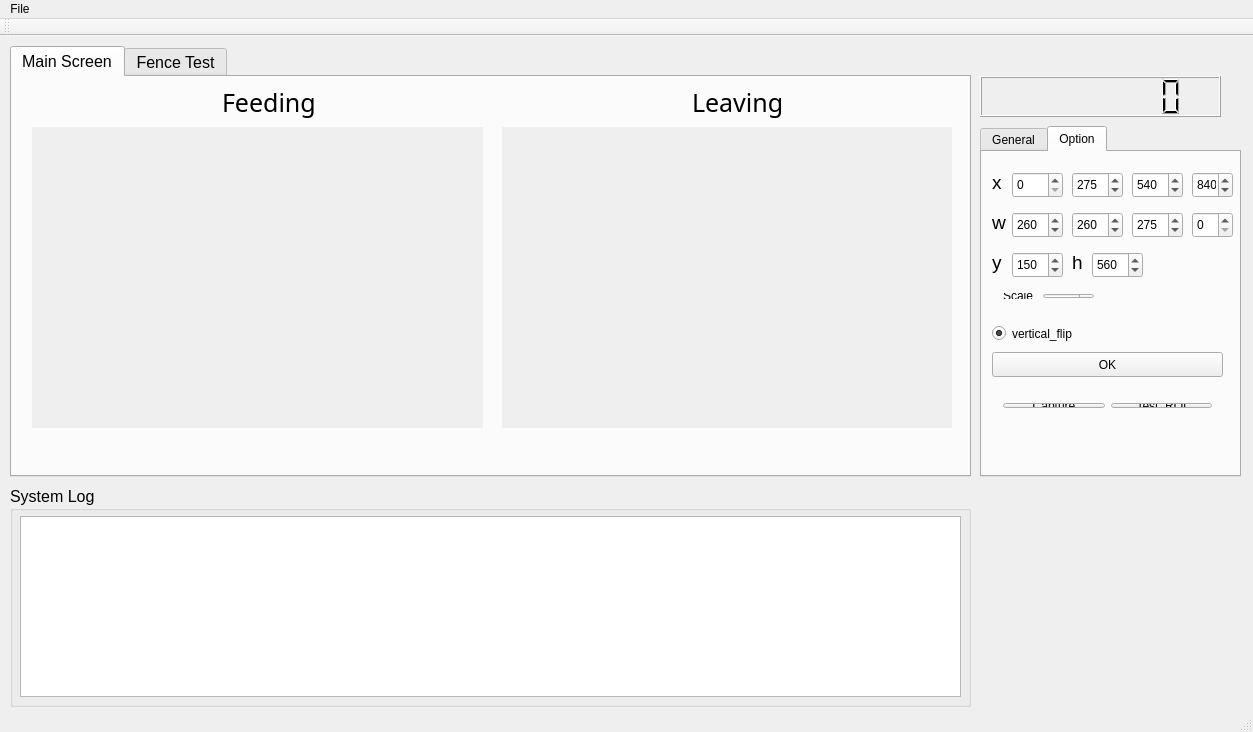
<?xml version="1.0" encoding="UTF-8"?>
<ui version="4.0">
 <class>Cow_Feeding_Monitoring</class>
 <widget class="QMainWindow" name="Cow_Feeding_Monitoring">
  <property name="geometry">
   <rect>
    <x>0</x>
    <y>0</y>
    <width>1253</width>
    <height>732</height>
   </rect>
  </property>
  <property name="windowTitle">
   <string>Cow_Feeding_Monitoring</string>
  </property>
  <widget class="QWidget" name="centralWidget">
   <widget class="QTabWidget" name="tabWidget">
    <property name="geometry">
     <rect>
      <x>10</x>
      <y>10</y>
      <width>961</width>
      <height>431</height>
     </rect>
    </property>
    <property name="font">
     <font>
      <family>Arial</family>
      <pointsize>12</pointsize>
     </font>
    </property>
    <property name="currentIndex">
     <number>0</number>
    </property>
    <widget class="QWidget" name="tab">
     <attribute name="title">
      <string>Main Screen</string>
     </attribute>
     <widget class="QLabel" name="Eating_Img_label">
      <property name="geometry">
       <rect>
        <x>20</x>
        <y>50</y>
        <width>451</width>
        <height>301</height>
       </rect>
      </property>
      <property name="autoFillBackground">
       <bool>true</bool>
      </property>
      <property name="text">
       <string/>
      </property>
     </widget>
     <widget class="QLabel" name="Leaving_Img_label">
      <property name="geometry">
       <rect>
        <x>490</x>
        <y>50</y>
        <width>450</width>
        <height>301</height>
       </rect>
      </property>
      <property name="autoFillBackground">
       <bool>true</bool>
      </property>
      <property name="text">
       <string/>
      </property>
     </widget>
     <widget class="QLabel" name="label_7">
      <property name="geometry">
       <rect>
        <x>210</x>
        <y>0</y>
        <width>131</width>
        <height>51</height>
       </rect>
      </property>
      <property name="font">
       <font>
        <family>Yu Gothic UI Semibold</family>
        <pointsize>19</pointsize>
        <italic>false</italic>
       </font>
      </property>
      <property name="text">
       <string>Feeding</string>
      </property>
     </widget>
     <widget class="QLabel" name="label_8">
      <property name="geometry">
       <rect>
        <x>680</x>
        <y>0</y>
        <width>131</width>
        <height>51</height>
       </rect>
      </property>
      <property name="font">
       <font>
        <family>Yu Gothic UI Semibold</family>
        <pointsize>19</pointsize>
        <italic>false</italic>
       </font>
      </property>
      <property name="text">
       <string>Leaving</string>
      </property>
     </widget>
    </widget>
    <widget class="QWidget" name="tab_2">
     <attribute name="title">
      <string>Fence Test</string>
     </attribute>
     <widget class="QLabel" name="Capture_Img_label">
      <property name="geometry">
       <rect>
        <x>20</x>
        <y>30</y>
        <width>450</width>
        <height>300</height>
       </rect>
      </property>
      <property name="autoFillBackground">
       <bool>true</bool>
      </property>
      <property name="text">
       <string/>
      </property>
     </widget>
     <widget class="QLabel" name="Detect_Img_label">
      <property name="geometry">
       <rect>
        <x>490</x>
        <y>30</y>
        <width>450</width>
        <height>300</height>
       </rect>
      </property>
      <property name="autoFillBackground">
       <bool>true</bool>
      </property>
      <property name="text">
       <string/>
      </property>
     </widget>
    </widget>
   </widget>
   <widget class="QLCDNumber" name="lcdNumber">
    <property name="geometry">
     <rect>
      <x>980</x>
      <y>40</y>
      <width>241</width>
      <height>41</height>
     </rect>
    </property>
    <property name="digitCount">
     <number>8</number>
    </property>
   </widget>
   <widget class="QGroupBox" name="groupBox_2">
    <property name="geometry">
     <rect>
      <x>10</x>
      <y>450</y>
      <width>961</width>
      <height>221</height>
     </rect>
    </property>
    <property name="font">
     <font>
      <family>Arial</family>
      <pointsize>12</pointsize>
     </font>
    </property>
    <property name="title">
     <string>System Log</string>
    </property>
    <widget class="QTextBrowser" name="textBrowser">
     <property name="geometry">
      <rect>
       <x>10</x>
       <y>30</y>
       <width>941</width>
       <height>181</height>
      </rect>
     </property>
    </widget>
   </widget>
   <widget class="QTabWidget" name="tabWidget_2">
    <property name="geometry">
     <rect>
      <x>980</x>
      <y>90</y>
      <width>261</width>
      <height>351</height>
     </rect>
    </property>
    <property name="currentIndex">
     <number>1</number>
    </property>
    <widget class="QWidget" name="tab_3">
     <attribute name="title">
      <string>General</string>
     </attribute>
     <widget class="QWidget" name="layoutWidget">
      <property name="geometry">
       <rect>
        <x>10</x>
        <y>120</y>
        <width>171</width>
        <height>27</height>
       </rect>
      </property>
      <layout class="QHBoxLayout" name="horizontalLayout_3">
       <item>
        <widget class="QPushButton" name="StartButton">
         <property name="text">
          <string>Start</string>
         </property>
        </widget>
       </item>
       <item>
        <widget class="QPushButton" name="StopButton">
         <property name="text">
          <string>Stop</string>
         </property>
        </widget>
       </item>
      </layout>
     </widget>
     <widget class="QWidget" name="layoutWidget_2">
      <property name="geometry">
       <rect>
        <x>10</x>
        <y>20</y>
        <width>221</width>
        <height>28</height>
       </rect>
      </property>
      <layout class="QHBoxLayout" name="horizontalLayout_4">
       <item>
        <widget class="QRadioButton" name="webcam_radioButton">
         <property name="text">
          <string>WebCam</string>
         </property>
        </widget>
       </item>
       <item>
        <widget class="QRadioButton" name="picamera_radioButton">
         <property name="text">
          <string>Pi Camera</string>
         </property>
         <property name="checked">
          <bool>true</bool>
         </property>
        </widget>
       </item>
      </layout>
     </widget>
     <widget class="QDoubleSpinBox" name="Threshold_spinBox">
      <property name="geometry">
       <rect>
        <x>90</x>
        <y>70</y>
        <width>51</width>
        <height>26</height>
       </rect>
      </property>
      <property name="value">
       <double>0.200000000000000</double>
      </property>
     </widget>
     <widget class="QLabel" name="label_6">
      <property name="geometry">
       <rect>
        <x>10</x>
        <y>70</y>
        <width>71</width>
        <height>21</height>
       </rect>
      </property>
      <property name="text">
       <string>Threshold</string>
      </property>
     </widget>
    </widget>
    <widget class="QWidget" name="tab_4">
     <attribute name="title">
      <string>Option</string>
     </attribute>
     <widget class="QRadioButton" name="vertical_flip_radioButton">
      <property name="geometry">
       <rect>
        <x>10</x>
        <y>170</y>
        <width>111</width>
        <height>23</height>
       </rect>
      </property>
      <property name="text">
       <string>vertical_flip</string>
      </property>
      <property name="checked">
       <bool>true</bool>
      </property>
     </widget>
     <widget class="QLabel" name="label">
      <property name="geometry">
       <rect>
        <x>10</x>
        <y>20</y>
        <width>21</width>
        <height>21</height>
       </rect>
      </property>
      <property name="font">
       <font>
        <pointsize>14</pointsize>
       </font>
      </property>
      <property name="text">
       <string>x</string>
      </property>
     </widget>
     <widget class="QSpinBox" name="recx0">
      <property name="geometry">
       <rect>
        <x>30</x>
        <y>20</y>
        <width>51</width>
        <height>26</height>
       </rect>
      </property>
      <property name="maximum">
       <number>1000</number>
      </property>
      <property name="value">
       <number>0</number>
      </property>
     </widget>
     <widget class="QSpinBox" name="recx1">
      <property name="geometry">
       <rect>
        <x>90</x>
        <y>20</y>
        <width>51</width>
        <height>26</height>
       </rect>
      </property>
      <property name="maximum">
       <number>2000</number>
      </property>
      <property name="value">
       <number>275</number>
      </property>
     </widget>
     <widget class="QSpinBox" name="recx2">
      <property name="geometry">
       <rect>
        <x>150</x>
        <y>20</y>
        <width>51</width>
        <height>26</height>
       </rect>
      </property>
      <property name="maximum">
       <number>2000</number>
      </property>
      <property name="value">
       <number>540</number>
      </property>
     </widget>
     <widget class="QSpinBox" name="recx3">
      <property name="geometry">
       <rect>
        <x>210</x>
        <y>20</y>
        <width>41</width>
        <height>26</height>
       </rect>
      </property>
      <property name="maximum">
       <number>2000</number>
      </property>
      <property name="value">
       <number>840</number>
      </property>
     </widget>
     <widget class="QLabel" name="label_4">
      <property name="geometry">
       <rect>
        <x>10</x>
        <y>60</y>
        <width>41</width>
        <height>21</height>
       </rect>
      </property>
      <property name="font">
       <font>
        <pointsize>14</pointsize>
       </font>
      </property>
      <property name="text">
       <string>w</string>
      </property>
     </widget>
     <widget class="QSpinBox" name="recwidth0">
      <property name="geometry">
       <rect>
        <x>30</x>
        <y>60</y>
        <width>51</width>
        <height>26</height>
       </rect>
      </property>
      <property name="maximum">
       <number>2000</number>
      </property>
      <property name="value">
       <number>260</number>
      </property>
     </widget>
     <widget class="QSpinBox" name="recwidth1">
      <property name="geometry">
       <rect>
        <x>90</x>
        <y>60</y>
        <width>51</width>
        <height>26</height>
       </rect>
      </property>
      <property name="maximum">
       <number>2000</number>
      </property>
      <property name="value">
       <number>260</number>
      </property>
     </widget>
     <widget class="QSpinBox" name="recwidth2">
      <property name="geometry">
       <rect>
        <x>150</x>
        <y>60</y>
        <width>51</width>
        <height>26</height>
       </rect>
      </property>
      <property name="maximum">
       <number>2000</number>
      </property>
      <property name="value">
       <number>275</number>
      </property>
     </widget>
     <widget class="QSpinBox" name="recwidth3">
      <property name="geometry">
       <rect>
        <x>210</x>
        <y>60</y>
        <width>41</width>
        <height>26</height>
       </rect>
      </property>
      <property name="maximum">
       <number>2000</number>
      </property>
      <property name="value">
       <number>0</number>
      </property>
     </widget>
     <widget class="QSpinBox" name="recy">
      <property name="geometry">
       <rect>
        <x>30</x>
        <y>100</y>
        <width>51</width>
        <height>26</height>
       </rect>
      </property>
      <property name="maximum">
       <number>2000</number>
      </property>
      <property name="value">
       <number>150</number>
      </property>
     </widget>
     <widget class="QLabel" name="label_3">
      <property name="geometry">
       <rect>
        <x>10</x>
        <y>100</y>
        <width>21</width>
        <height>21</height>
       </rect>
      </property>
      <property name="font">
       <font>
        <pointsize>14</pointsize>
       </font>
      </property>
      <property name="text">
       <string>y</string>
      </property>
     </widget>
     <widget class="QLabel" name="label_5">
      <property name="geometry">
       <rect>
        <x>90</x>
        <y>100</y>
        <width>21</width>
        <height>21</height>
       </rect>
      </property>
      <property name="font">
       <font>
        <pointsize>14</pointsize>
       </font>
      </property>
      <property name="text">
       <string>h</string>
      </property>
     </widget>
     <widget class="QSpinBox" name="recheight">
      <property name="geometry">
       <rect>
        <x>110</x>
        <y>100</y>
        <width>51</width>
        <height>26</height>
       </rect>
      </property>
      <property name="maximum">
       <number>2000</number>
      </property>
      <property name="value">
       <number>560</number>
      </property>
     </widget>
     <widget class="QWidget" name="layoutWidget">
      <property name="geometry">
       <rect>
        <x>10</x>
        <y>240</y>
        <width>231</width>
        <height>27</height>
       </rect>
      </property>
      <layout class="QHBoxLayout" name="horizontalLayout_5">
       <item>
        <widget class="QPushButton" name="Capture_Btn">
         <property name="text">
          <string>Capture</string>
         </property>
        </widget>
       </item>
       <item>
        <widget class="QPushButton" name="Test_rec_pos">
         <property name="text">
          <string>Test_ROI</string>
         </property>
        </widget>
       </item>
      </layout>
     </widget>
     <widget class="QPushButton" name="Fence_par_ok_Btn">
      <property name="geometry">
       <rect>
        <x>10</x>
        <y>200</y>
        <width>231</width>
        <height>25</height>
       </rect>
      </property>
      <property name="text">
       <string>OK</string>
      </property>
     </widget>
     <widget class="QWidget" name="layoutWidget">
      <property name="geometry">
       <rect>
        <x>10</x>
        <y>130</y>
        <width>113</width>
        <height>28</height>
       </rect>
      </property>
      <layout class="QHBoxLayout" name="horizontalLayout">
       <item>
        <widget class="QLabel" name="label_2">
         <property name="text">
          <string>Scale</string>
         </property>
        </widget>
       </item>
       <item>
        <widget class="QDoubleSpinBox" name="scale_factor_doubleSpinBox">
         <property name="maximum">
          <double>2.000000000000000</double>
         </property>
         <property name="singleStep">
          <double>0.100000000000000</double>
         </property>
         <property name="value">
          <double>0.500000000000000</double>
         </property>
        </widget>
       </item>
      </layout>
     </widget>
     <zorder>layoutWidget</zorder>
     <zorder>layoutWidget</zorder>
     <zorder>vertical_flip_radioButton</zorder>
     <zorder>label</zorder>
     <zorder>recx0</zorder>
     <zorder>recx1</zorder>
     <zorder>recx2</zorder>
     <zorder>recx3</zorder>
     <zorder>label_4</zorder>
     <zorder>recwidth0</zorder>
     <zorder>recwidth1</zorder>
     <zorder>recwidth2</zorder>
     <zorder>recwidth3</zorder>
     <zorder>recy</zorder>
     <zorder>label_3</zorder>
     <zorder>label_5</zorder>
     <zorder>recheight</zorder>
     <zorder>Fence_par_ok_Btn</zorder>
    </widget>
   </widget>
  </widget>
  <widget class="QMenuBar" name="menuBar">
   <property name="geometry">
    <rect>
     <x>0</x>
     <y>0</y>
     <width>1253</width>
     <height>22</height>
    </rect>
   </property>
   <widget class="QMenu" name="menuFile">
    <property name="title">
     <string>File</string>
    </property>
    <addaction name="actionExit"/>
   </widget>
   <addaction name="menuFile"/>
  </widget>
  <widget class="QToolBar" name="mainToolBar">
   <attribute name="toolBarArea">
    <enum>TopToolBarArea</enum>
   </attribute>
   <attribute name="toolBarBreak">
    <bool>false</bool>
   </attribute>
  </widget>
  <widget class="QStatusBar" name="statusBar"/>
  <action name="actionExit">
   <property name="text">
    <string>Exit</string>
   </property>
  </action>
 </widget>
 <layoutdefault spacing="6" margin="11"/>
 <resources/>
 <connections/>
</ui>
